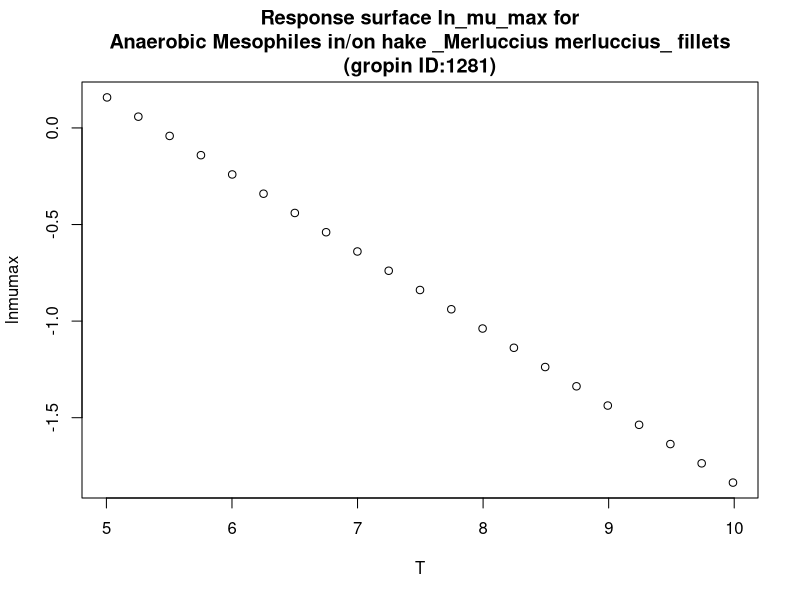

Write the R code that produced this figure.
#############################
# start of Parameter script
#############################
T <- seq(5.005,9.99000999000999,length.out=21)
#############################
# end of Parameter script
#############################
############################# 
# start of Model script Gropin ID 1281 
#############################
 
# constant coefficients for this model
 
variables <- data.frame(T)
argumentsPar <- unique.data.frame(expand.grid(variables))
 
# heart of the model
response_surface <- function(T) {
   mumax <-(-0.40*T+2.16)

	return(mumax=mumax)
} 

# output parameters
responseSurface <- cbind(argumentsPar,response_surface(argumentsPar['T']))
colnames(responseSurface) <- c(colnames(argumentsPar),'lnmumax')
#############################
# End of Model script
#############################
############################# 
# start of Visualisation script Gropin ID 1281 
#############################
titleText <-'Response surface ln_mu_max for
Anaerobic Mesophiles in/on hake _Merluccius merluccius_ fillets
(gropin ID:1281)'
plot(T,responseSurface$'lnmumax',xlab='T',
                          ylab='lnmumax',main=titleText)
#############################
# End of Visualisation script
#############################
